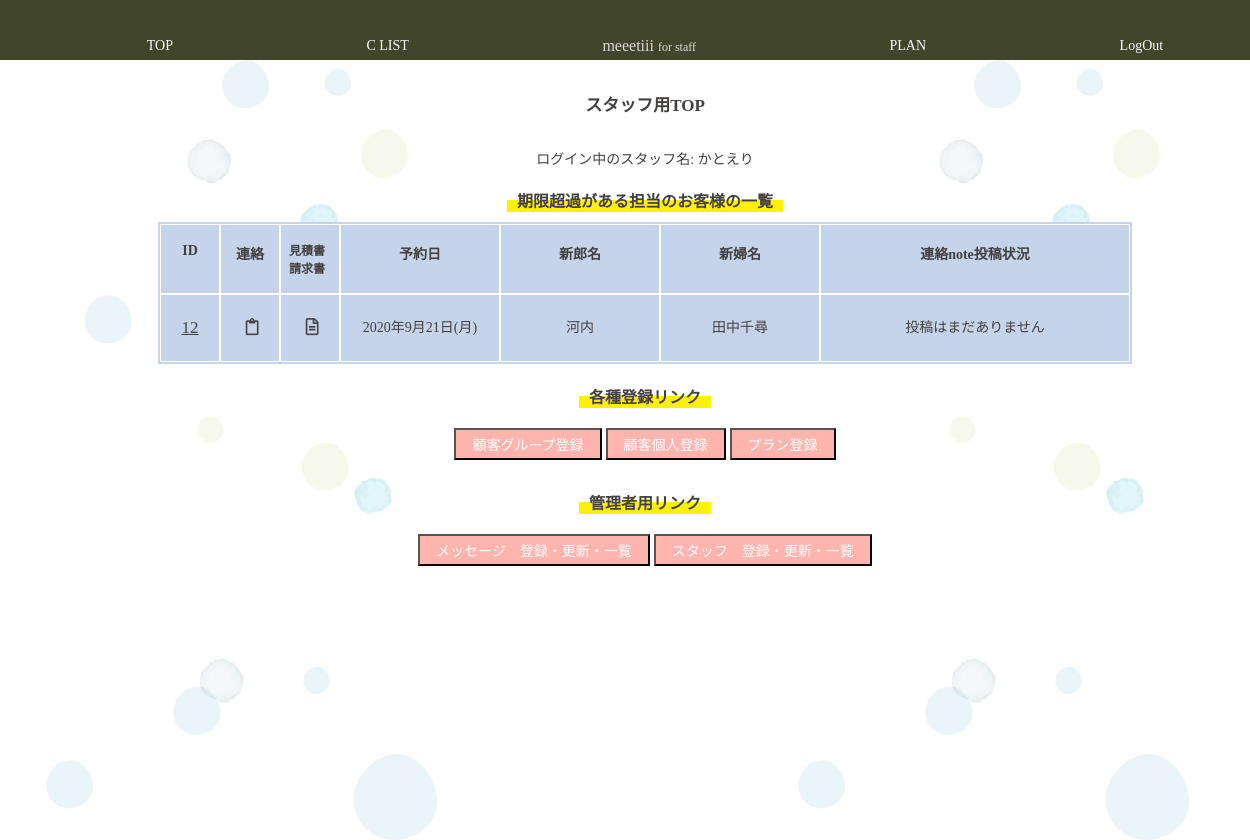
Page /staff/staff_top.php (signed in) on the earlier database version.
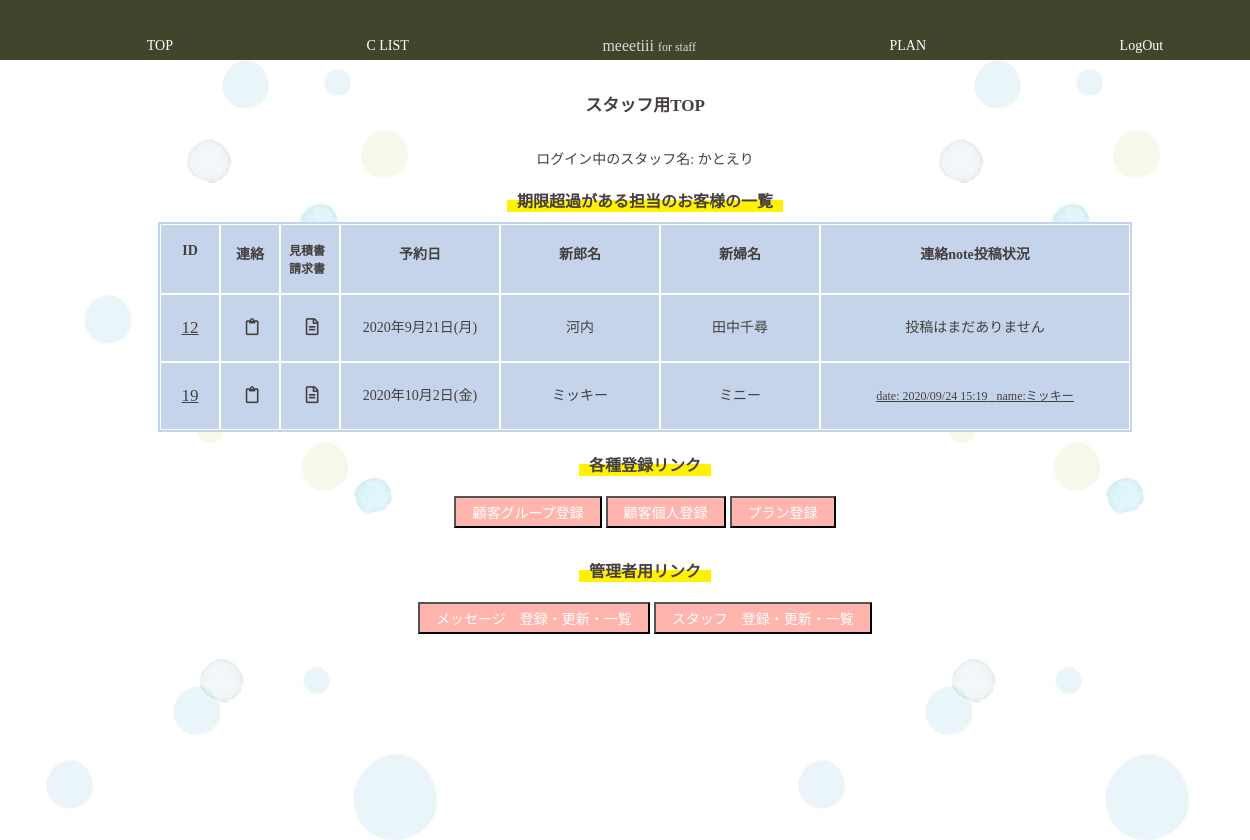
Same page on the later database version.
### tables this page shows
CREATE TABLE `c_groups` (
  `c_group_id` int(11) NOT NULL,
  `p_id` int(11) NOT NULL,
  `reserve_day` date NOT NULL,
  `reserve_time` time NOT NULL,
  `estimate` tinyint(1) NOT NULL,
  `invoce` tinyint(1) NOT NULL,
  `payment` tinyint(1) NOT NULL,
  `d_product` tinyint(1) NOT NULL,
  `new_zip` char(7) NOT NULL,
  `new_address` varchar(64) NOT NULL,
  `before2days` tinyint(1) NOT NULL DEFAULT 0,
  `make_reh` tinyint(1) NOT NULL DEFAULT 0,
  `cos_fixed` tinyint(1) NOT NULL DEFAULT 0,
  `cos_fitting` tinyint(1) NOT NULL DEFAULT 0,
  `place_fixed` tinyint(1) NOT NULL DEFAULT 0,
  `s_id` varchar(32) NOT NULL,
  `limit_over` tinyint(1) NOT NULL
);

CREATE TABLE `customers` (
  `c_id` varchar(32) NOT NULL,
  `c_group_id` int(11) NOT NULL,
  `c_name` varchar(32) NOT NULL,
  `c_pass` varchar(64) NOT NULL,
  `c_mail` varchar(64) NOT NULL,
  `c_tell` varchar(11) NOT NULL,
  `c_zip` char(7) NOT NULL,
  `c_address` varchar(64) NOT NULL,
  `c_gender` tinyint(1) NOT NULL,
  `c_myphoto` tinyint(1) NOT NULL DEFAULT 0
);

CREATE TABLE `board` (
  `b_id` int(11) NOT NULL,
  `c_group_id` int(11) NOT NULL,
  `submit_member_id` varchar(32) NOT NULL,
  `body` text NOT NULL,
  `board_photo` tinyint(1) NOT NULL DEFAULT 0,
  `created` timestamp NOT NULL DEFAULT current_timestamp() ON UPDATE current_timestamp()
);

### class/meeting.class.php (called while the page is built, shortened)
<?php
class Meeting{
	public $pdo;
	public function __construct(){
		$host  = "localhost";
		$dbname= "meeting_app";
		$dbuser= "root";
		$dbpass= "";
		$dsn = "mysql:host={$host};dbname={$dbname};charset=utf8";
		$this->pdo = new PDO($dsn,$dbuser,$dbpass);
	}
	public function getStaffById($s_id){
		$sql = "SELECT * FROM staff WHERE s_id=:s_id";
		$stmt = $this->pdo->prepare($sql);
		$stmt->bindValue(":s_id",$s_id,PDO::PARAM_STR);
		$stmt->execute();
		$row = $stmt->fetch(PDO::FETCH_ASSOC);
		return $row;
	}
	public function getGroomBrideGrouopByGId($c_group_id) {
		$sql  ="SELECT groom.c_name AS g_name,bride.c_name AS b_name,groom.c_id AS g_id,bride.c_id AS b_id, ";
		$sql .="groom.c_myphoto AS g_myphoto,bride.c_myphoto AS b_myphoto, ";
		$sql .="reserve_day,reserve_time,estimate,invoce,payment,d_product,new_zip,new_address,p_name,plans.p_id ";
		$sql .="FROM customers AS groom,customers AS bride,c_groups,plans ";
		$sql .="WHERE c_groups.c_group_id=groom.c_group_id ";
		$sql .="AND c_groups.c_group_id=bride.c_group_id ";
		$sql .="AND c_groups.p_id=plans.p_id ";
		$sql .="AND groom.c_gender=0 AND bride.c_gender=1 ";
		$sql .="AND c_groups.c_group_id=:c_group_id";
		$stmt = $this->pdo->prepare($sql);
		$stmt->bindValue(":c_group_id",$c_group_id,PDO::PARAM_INT);
		$stmt->execute();
		$row = $stmt->fetch(PDO::FETCH_ASSOC);
		return $row;
	}
	public function getGroomBrideGrouopAllDate() {
		$sql  ="SELECT groom.c_name AS g_name,bride.c_name AS b_name, ";
		$sql .="reserve_day,p_name,c_groups.c_group_id AS group_id,d_product,payment,limit_over ";
		$sql .="FROM customers AS groom,customers AS bride,c_groups,plans ";
		$sql .="WHERE c_groups.c_group_id=groom.c_group_id ";
		$sql .="AND c_groups.c_group_id=bride.c_group_id ";
		$sql .="AND c_groups.p_id=plans.p_id ";
		$sql .="AND groom.c_gender=0 AND bride.c_gender=1 ";
		$sql .="ORDER BY reserve_day";
		$row = $this->pdo->query($sql);
		return $row;
	}
	public function getLimitOverBySId($s_id){
	 $sql  ="SELECT c_group_id FROM c_groups WHERE s_id=:s_id AND limit_over=1";
	 $stmt = $this->pdo->prepare($sql);
	 $stmt ->bindValue(":s_id",$s_id,PDO::PARAM_STR);
	 $stmt ->execute();
	 $rows =  $stmt->fetchAll(PDO::FETCH_ASSOC);
	 return $rows;
	}
	public function getBoardNewCreatedDate($c_group_id){
		$sql ="SELECT * FROM board WHERE c_group_id=:c_group_id ORDER BY created DESC LIMIT 1";
		$stmt = $this->pdo->prepare($sql);
		$stmt ->bindValue(":c_group_id",$c_group_id,PDO::PARAM_INT);
		$stmt ->execute();
		$row =  $stmt->fetch(PDO::FETCH_ASSOC);
		return $row;
	}
}
?>

### staff/staff_top.php (the view, shortened to what this page needs)
<?php
function h($str) {
	return htmlspecialchars($str,ENT_QUOTES);
}
require_once("../class/meeting.class.php");
$obj =new Meeting();
$groups=$obj->getLimitOverBySId($_SESSION["s_id"]);
$rows =$obj->getGroomBrideGrouopAllDate();
$staff=$obj->getStaffById($_SESSION["s_id"]);
?>
<?php require_once("header_for_staff.php"); ?>
		<main>
			<h1>スタッフ用TOP</h1>
			<section>
			<p>ログイン中のスタッフ名: <?php echo h($_SESSION["s_name"]);?></p>
			<?php if(!empty($groups)): ?>
			</section>
			<section>
			<h2>期限超過がある担当のお客様の一覧</h2><br>
				<div id="mainView" class="table-scroll">
					<table class="list c_gropup_list c_list">
						<tr class="c_group_list_head">
							<th class="list_id_num"><p>ID</p></th><th class="list_id_num"><p>連絡</p></th><th class="list_id_num"><p class="font_mini">見積書<br>請求書</p></th>
							<th class="list_r_day"><p>予約日</p></th><th class="list_c_name"><p>新郎名</p></th><th class="list_c_name"><p>新婦名</p></th>
							<th class="list_board_notice"><p>連絡note投稿状況</p></th>
						</tr>
						<?php while($row=$rows->fetch(PDO::FETCH_ASSOC)): ?>
						<?php foreach($groups as $group): ?>
						<?php if(!empty($groups) && $row["limit_over"]==1 && $row["group_id"]==$group["c_group_id"]): ?>
						<tr>
							<td class="list_id_num c_group_list_head"><p><a href="c_group_each.php?group_id=<?php echo $row["group_id"];?>" ><?php echo $row["group_id"];?></a></p></td>
							<td class="list_id_num"><p><a href="../customer/c_board.php?group_id=<?php echo $row["group_id"];?>"><i class="far fa-clipboard"></i></a></p></td>
							<td class="list_id_num"><p><a href="../customer/c_paymentdata.php?group_id=<?php echo $row["group_id"];?>"><i class="far fa-file-alt"></i></a></p></td>
							<td class="list_r_day"><p><?php
								$reserve_day = $row["reserve_day"];
								$week = ["日","月","火","水","木","金","土"];
								$hi = date('w', strtotime($reserve_day));
								$youbi = $week[$hi];
								$rd =  date('Y年n月j日', strtotime($reserve_day))."(".$youbi.")";
								echo h($rd);
							?></p></td>
							<td class="list_c_name"><p><?php echo h($row["g_name"]); ?></p></td>
							<td class="list_c_name"><p><?php echo h($row["b_name"]); ?></p></td>
							<td class="list_board_notice">
								<?php $b_data = $obj->getBoardNewCreatedDate($row["group_id"]); ?>
								<?php if(!empty($b_data)): ?>
								<p><a href="../customer/c_board.php?group_id=<?php echo $row["group_id"];?>">date:
								<?php echo date("Y/m/d H:i",strtotime($b_data["created"]))."&nbsp&nbsp"; ?>
								name:<?php
								$c_data = $obj->getGroomBrideGrouopByGId($row["group_id"]);
								if($b_data["submit_member_id"]== $c_data["g_id"]){
									echo h($c_data["g_name"]);
								}else if($b_data["submit_member_id"]== $c_data["b_id"]){
									echo h($c_data["b_name"]);
								}else{
									$s_id=$b_data["submit_member_id"];
									$staff_data=$obj->getStaffById($s_id);
									echo "スタッフ：".h($staff_data["s_name"]);
								}
								;?></a><p>
								<?php elseif(empty($b_data)): ?>
								<p>投稿はまだありません</p>
								<?php endif; ?>
							</td>
						</tr>
						<?php endif; ?>
						<?php endforeach; ?>
						<?php endwhile; ?>
					</table>
				</div>
				<?php endif; ?>
			</section>
			<section>
				<h2>各種登録リンク</h2>
				<div>
				<button class="update_btn"><a href="c_group_id_add.php">顧客グループ登録</a></button>
				<button class="update_btn"><a href="c_add.php">顧客個人登録</a></button>
				<button class="update_btn"><a href="plan_add.php">プラン登録</a></button>
				</div>
			</section>
			<?php if($staff["role"]==1): ?>
			<section>
				<h2>管理者用リンク</h2>
				<div>
				<button class="update_btn"><a href="message_list.php">メッセージ　登録・更新・一覧</a></button>
				<button class="update_btn"><a href="staff_add.php">スタッフ　登録・更新・一覧<a></button>
				</div>
			</section>
			<?php endif; ?>
		</main>
<?php require_once("footer_for_staffpage.php"); ?>

### staff/header_for_staff.php (shortened to what this page needs)
<!DOCTYPE html>
<html lang="ja">
	<head>
		<mate charset="utf-8">
		<link rel="stylesheet" href="https://unpkg.com/ress/dist/ress.min.css" />
		<link rel="stylesheet" href="../css/style.css">
		<link rel="stylesheet" href="https://use.fontawesome.com/releases/v5.6.4/css/all.css" />
		<link rel="stylesheet" href="../css/lightbox.css">
	</head>
	<body>
		<header class="staff">
			<nav>
				<ul>
					<li><a href="staff_top.php">TOP</a></li>
					<li><a href="c_group_list.php">C LIST</a></li>
					<li class="pc_only">meeetiii<span class="font_mini">for staff</span></li>
					<li><a href="plan_list.php">PLAN</a></li>
					<li><a id="logout" href="exec_staff_logout.php">LogOut</a></li>
				</ul>
			</nav>
		</header>

### staff/footer_for_staffpage.php (shortened to what this page needs)
	</body>
</html>

### css/style.css (style rules this page uses)
* { //border:1px red solid; }
html, body { height: 100%; }
body { width:100%; margin:auto; color: #45403f; font-family: 'Noto Serif JP', serif; }
header { width:100%; position:fixed; z-index:999; display:inline-block; height: 60px; text-align:center; margin:auto; text-align:center; background-color: #b0d7dc; padding-left:10px; padding-right:10px; }
header.header_for_c nav ul li a, header.staff nav ul li a { font-size:clamp(12px,10px + .7vw,14px); }
.pc_only { display:none; }
header.staff { background-color: #41452b; }
header.staff nav ul { display:flex; justify-content:space-around; line-height:60px; }
header.staff nav ul li { color:#ddd7d7; }
main { width:100%; padding:20px; margin:auto; margin-bottom:60px; text-align:center; padding-top:80px; background: url(../image/demo.jpg) center top; background-size: contain; height: calc(100% - 60px); }
section { max-width:100%; margin:20px auto; }
h2 { font-size:clamp(14px,3.6vw,16px); display:inline-block; background: linear-gradient(transparent 50%, #fff100 0%); padding-left:10px; padding-right:10px; margin-bottom:10px; margin-top:20px; }
div>h2, section>h2 { margin-top:0; }
p, input { font-size:14px; }
ul { list-style:none; }
a { font-size:12px; text-decoration:none; color: #45403f; display:block; }
header a, footer a { color:white; }
i { margin-left:6px; margin-right:2px; }
h1 { font-size:17px; display:inline-block; text-align:center; }
table { width:100%; max-width:100%; margin-bottom:20px; box-sizing:border-box; }
table tr { max-width:100%; display:flex; flex-direction:column; }
table tr th { text-align:left; }
tr th,tr td { padding:4px 0; }
table.list tr, table.p_list tr { display:flex; flex-direction:row; }
table.list th { border:solid 1px white; padding:4px; }
table.list td { border:dotted 1px white; padding:4px; line-height:30px; }
table.list td a { height:30px; }
table.c_list tr { display:flex; flex-direction:row; max-width:100%; background-color:#c5d4eb; }
table.c_list tr th, table.c_list tr td { border:white solid 1px; }
.table-scroll { overflow: auto; white-space: nowrap; }
table.c_gropup_list { margin-bottom:0; }
.list_id_num a { text-decoration:underline; font-size:17px; }
.list_id_num { width:clamp(16px,10vw,50px); }
table.c_gropup_list { background-color:#c5d4eb; }
table.c_gropup_list .list_id_num { width:50px; }
.list_p_btn, .list_r_day, .list_c_name { width:150px; }
table.c_gropup_list .list_p_name, table.c_gropup_list .list_board_notice { width:300px; }
table.c_gropup_list .list_board_notice a { text-decoration:underline; }
button { margin-top:10px; margin-bottom:10px; }
.pay_btn, .update_btn, .update_link, .update_link_mini, .add_link, .logout_link { background-color:#ffb5ae; padding:4px 10px; }
.pay_btn a, .update_btn a, .update_link a, .add_link a, .logout_link a { text-decoration:none; padding:0 6px; color:white; font-size:clamp(12px,10px + .7vw,14px); }
.c_group_list_head th, td.c_group_list_head, .p_list th { text-align:center; }
.c_update_table, .c_g_check, .c_top, .login_table, .p_list, .list, .staff_add_table, .staff_update_table, .c_add_table, .c_group_add_table, .plan_add_table, .p_update_table, .c_group_each_table, .c_group_each_mg_table, .c_group_update_table { margin:auto; width: clamp(220px,80vw,600px); margin-bottom:20px; }
.font_mini { font-size:12px; margin-left:4px; text-align:left; }
@media screen and (min-width: 480px) { .pc_only { display:inline-block; } }

Differences in the rows shown:
added customers: c_name "ミッキー"
added c_groups: c_group_id "19", reserve_day "2020年10月2日(金)", board.created "2020/09/24 15:19", customers.c_name "ミッキー"
added customers: c_name "ミニー"
